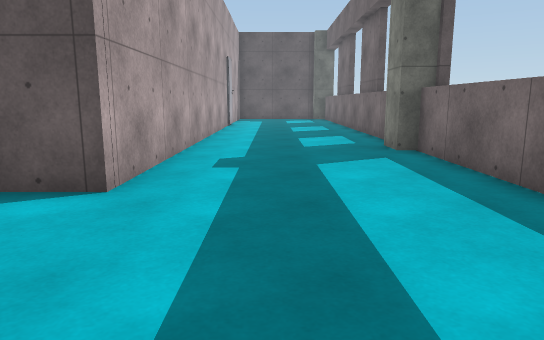
view 1 (above)

17 first-person views from a walk through a 3-D level made in the Unity game engine. The camera is 1.2 m above the floor, tilts 10° down and sees 70° across. The floor is counted in squares, 1 m on a side. Each view is taken from the middle of a square. On the plan, view 1 faces up. The plan holds only what a view shows up to about 15 squares ahead; the rest is blank. The place goes on beyond the plan. The player is left out. Some surface patterns are stand-ins.

view 2
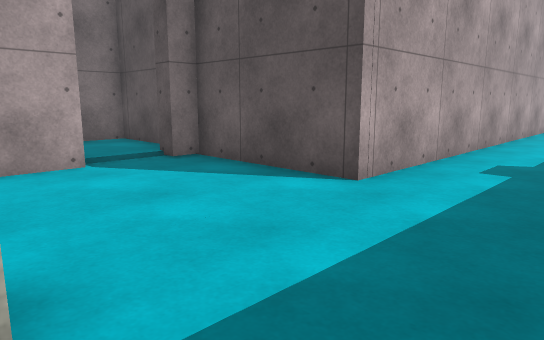

view 3
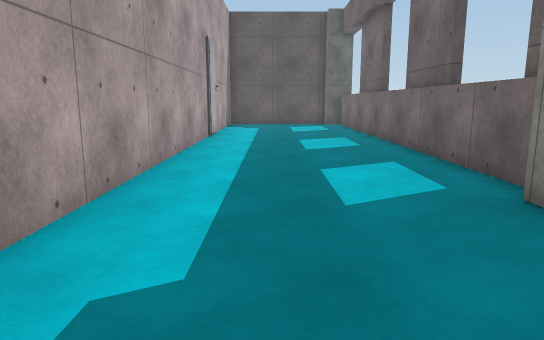

view 4
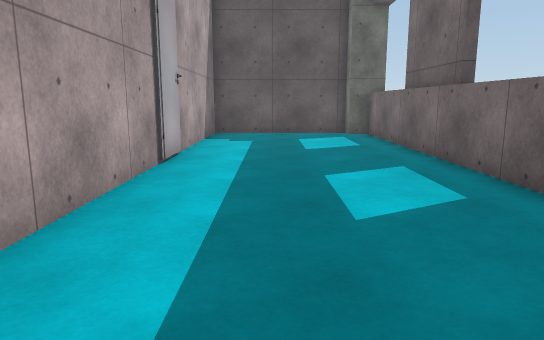

view 5
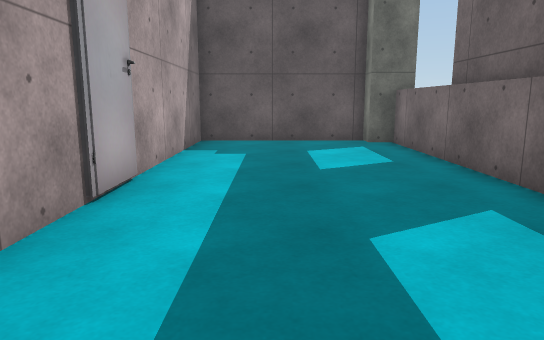

view 6
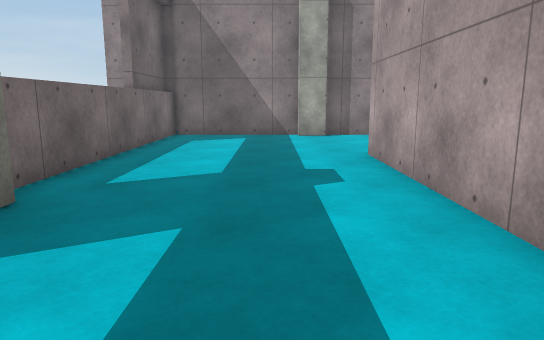

view 7
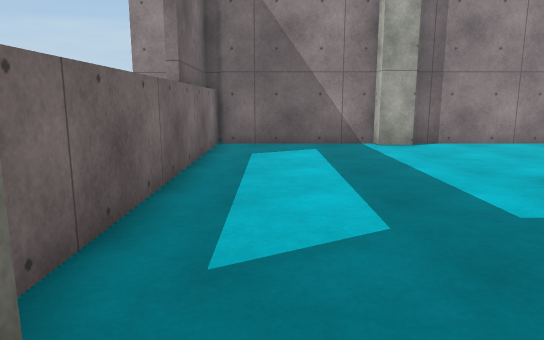

view 8
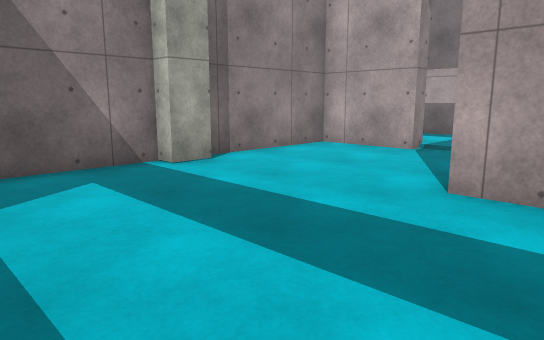

view 9
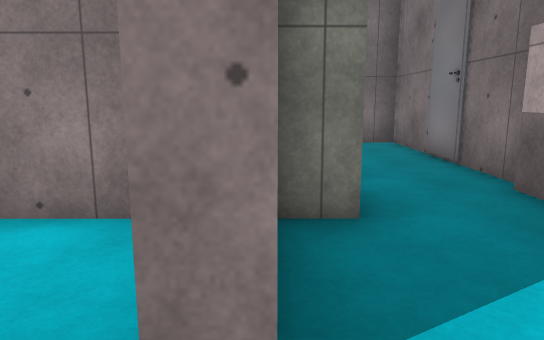

view 10
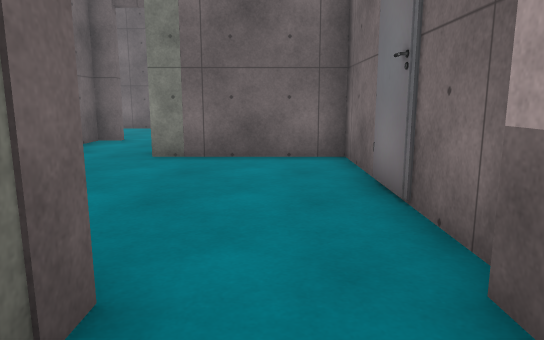

view 11
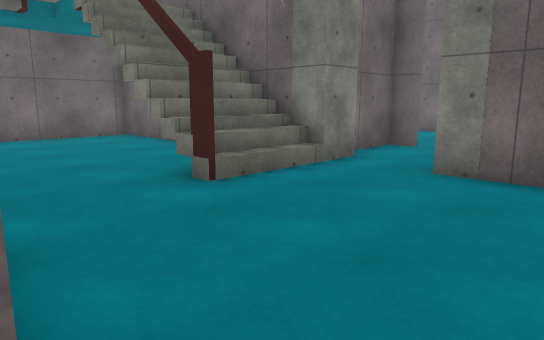

view 12
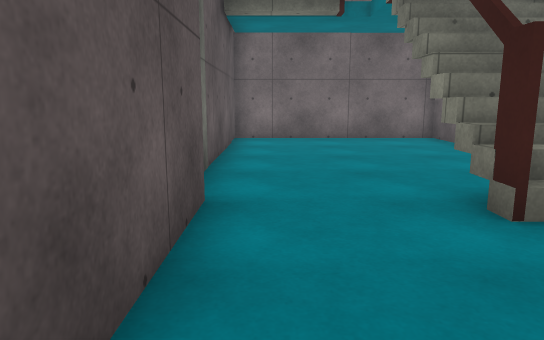

view 13
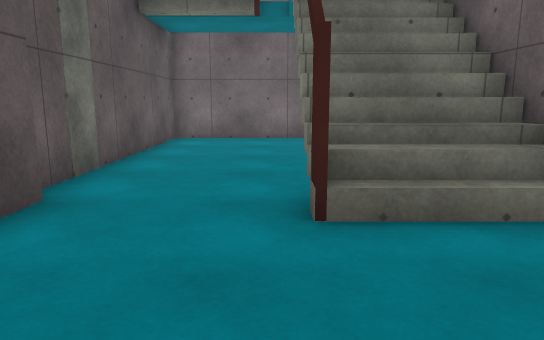

view 14
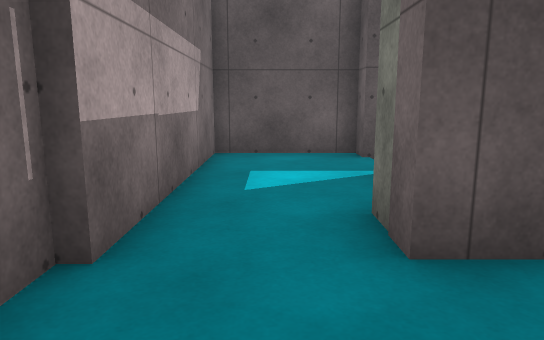

view 15
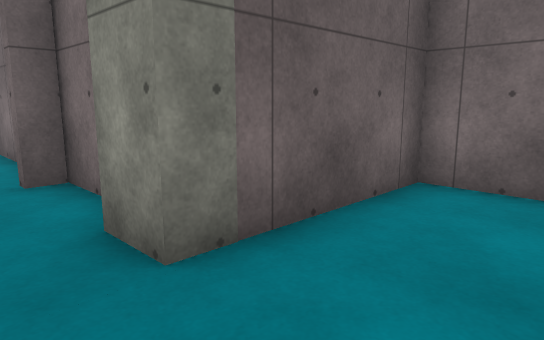

view 16
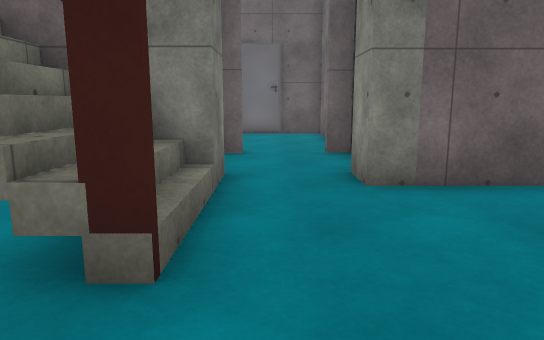

view 17
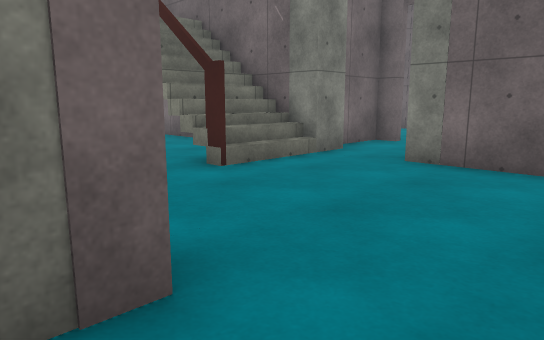

### Floor plan
Key: @ floor where view 1 was taken; # wall or solid block; . floor; / step, stairs or slope; = window, fence, low wall or low ledge; ^ raised ledge.
Columns run from 11 left of view 1 to 5 right of it. Each row starts with its distance up from view 1.
 27          ######^
 26          #.....^
 25          #.....^
 24          #.....^
 23          #.....#
 22          #.....#
 21          #.....#
 20          #.....^
 19          #.....^
 18          #.....^
 17          #.....#
 16          #.....#
 15          #.....#
 14          #.....^
 13          #.....^
 12          #.....#
 11          #.....#
 10          #.....#
  9          #.....^
  8          #.....^
  7          #.....^
  6         ##.....^
  5 #########......^
  4 #..............^
  3 #..............^
  2 #...#..........#
  1 #...#..........#
  0 #..##....##@...#
 -1 #..##############
 -2 #...............#
 -3 #...............#
 -4 #...............#
 -5 #......=//......#
 -6 #......///......#
 -7 #......///......#
 -8 #####..####  ####
 -9     #...#
-10     #...#
-11     #..##
-12     #...
-13     #...
-14     #

Positions as (right, up) in squares from view 1, and headings:
1: (0, 0), facing up
2: (1, 0), facing up-left
3: (0, 6), facing up
4: (0, 12), facing up
5: (0, 15), facing up
6: (0, 14), facing down
7: (2, 11), facing down
8: (3, 7), facing down-left
9: (-7, 4), facing down
10: (-9, 1), facing down
11: (-9, -1), facing down-right
12: (-8, -2), facing right
13: (-8, -4), facing right
14: (-9, -4), facing up
15: (-5, -5), facing down-left
16: (-5, -2), facing down
17: (-10, 0), facing down-right
